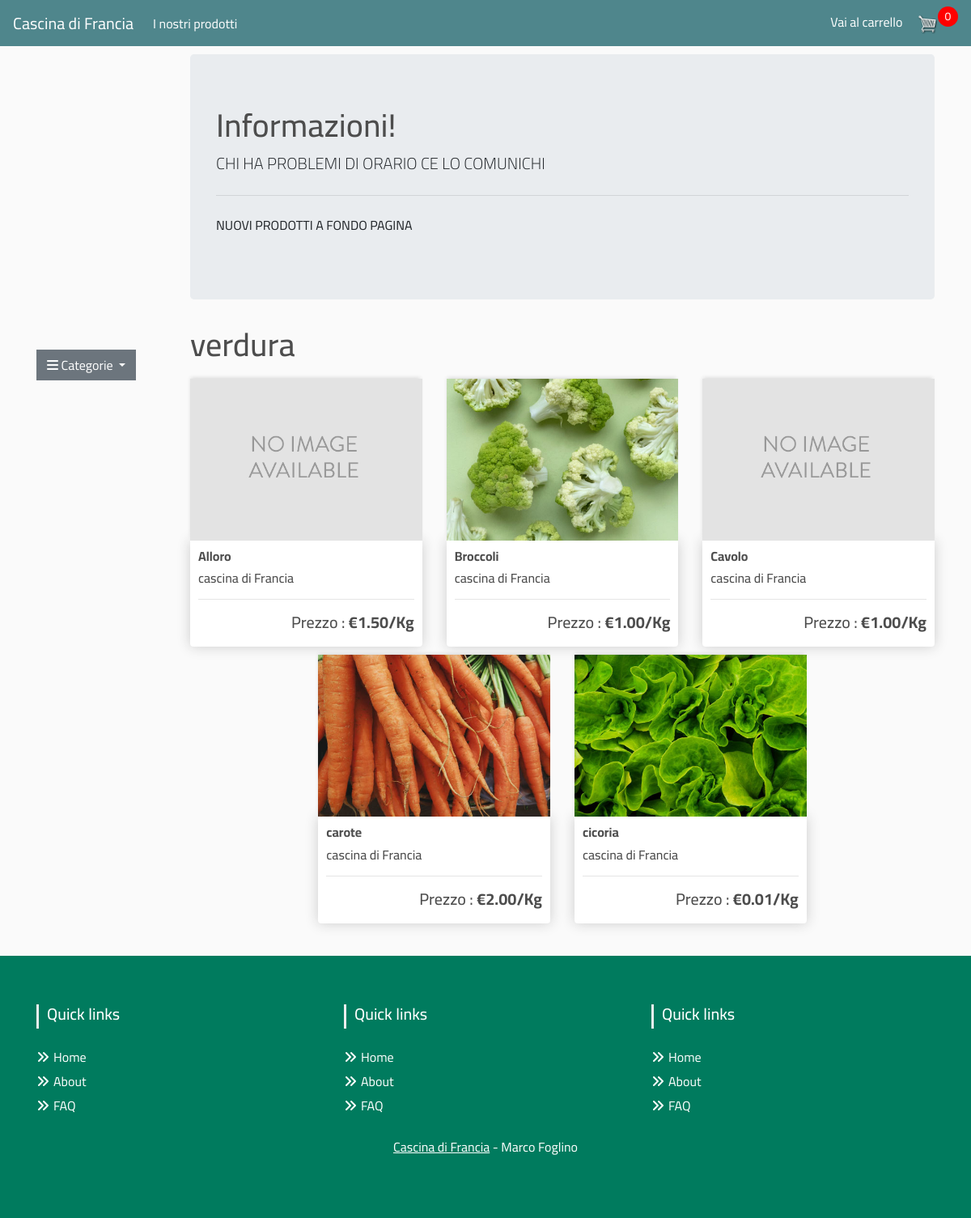
Page /verdura/ on the committed database.
### store/models.py (models this page shows, shortened)
class Parametri(models.Model):
	Chiave=models.CharField(max_length=30)
	Valore=models.CharField(max_length=300, null=True, blank=True)
	class Meta:
	   	verbose_name="Parametri"
	   	verbose_name_plural="Parametri"

class Categoria(models.Model):
	categoria = models.CharField(max_length=30, db_index=True)
	slug=models.SlugField(max_length=200, unique=True)
	class Meta:
		ordering=('categoria',)
		verbose_name="Categoria"
		verbose_name_plural="Categorie"
	def get_absolute_url(self):
		return reverse('store:product_list_by_category', args=[self.slug])

class Prodotti (models.Model):
	categoria=models.ForeignKey(Categoria,on_delete=models.CASCADE,related_name='prodotti')
	produttore=models.CharField(max_length=30)
	nome_prodotto=models.CharField(max_length=30, db_index=True)
	slug=models.SlugField(max_length=200, db_index=True)
	descrizione_prodotto=models.CharField(max_length=100)
	prezzo_quantità=models.DecimalField(max_digits=7, decimal_places=2)
	prezzo_pezzi=models.DecimalField(max_digits=7, decimal_places=2)
	informazioni=models.CharField(max_length=300, null=True, blank=True)
	immagine=models.ImageField(null=True, blank=True)
	flag_pezzi=models.BooleanField(default=False,null=True, blank=True)
	unità_quantità=models.DecimalField(max_digits=7, decimal_places=2)
	unità_misura=models.CharField(max_length=10)
	disponibile=models.BooleanField(default=True)
	class Meta:
		ordering=('nome_prodotto',)
		index_together=(('id','slug'),)
		verbose_name="Prodotti"
		verbose_name_plural="Prodotti"
	@property
	def imageURL(self):
		try:
			url = self.immagine.url
		except:
			url = ''
		return url
	def get_absolute_url(self):
		return reverse('store:product_detail', args=[self.id, self.slug])

### store/views.py (the view)
# urls.py: path('', views.product_list, name='product_list'),
def product_list(request,category_slug=None):
    category=None
    categories=Categoria.objects.all()
    products=Prodotti.objects.filter(disponibile=True)
    parametri=Parametri.objects.all()
    if category_slug:
        category=get_object_or_404(Categoria, slug=category_slug)
        products=products.filter(categoria=category)
    return render(request,
                'store/list.html',
                {'category':category,
                'categories':categories,
                'products':products,
                'parametri':parametri
                })

### cart/cart.py (called while the page is built)
    def __len__(self):
        b=0
        for item in self.cart.values():
            b=b+1
        return b

### cart/context_processors.py (called while the page is built)
def cart(request):
    return {'cart': Cart(request)}

### store/templates/store/list.html (shortened to what this page needs)
{% extends "store/base.html" %}
{% load static %}
{% block content %}
<div class="row">
  <div class="col-lg 2">
  </div>
  <div class="col-lg-10">
    <div class="jumbotron">
      {% for p in parametri %}
        {% if p.Chiave == "Testo1" %}
          {% if p.Valore %} <h1 class="display-5">{{ p.Valore }}</h1> {%endif%}
        {% endif %}
      {%endfor%}
      {% for p in parametri %}
        {% if p.Chiave == "Testo2" %}
          {% if p.Valore %} <p class="lead">{{ p.Valore }}</p> {%endif%}
        {% endif %}
      {%endfor%}
      <hr class="my-4">
      {% for p in parametri %}
        {% if p.Chiave == "Testo3" %}
          {% if p.Valore %} <p>{{ p.Valore }}</p> {%endif%}
        {% endif %}
      {%endfor%}
    </div>
  </div>
</div>
<div class="row justify-content-lg-left">
  <aside class="col-lg-2">
    <div id="sidebar">
      <div class="dropdown open">
        <button class="btn btn-secondary dropdown-toggle" type="button" id="dropdownMenu2" data-toggle="dropdown" aria-haspopup="true" aria-expanded="false">
          <i class="fa fa-bars"></i>
          Categorie
        </button>
      </div>
    </div>
  </aside>
  <div class="col-lg-10">
    <h1> {% if category %}{{ category.categoria }}{% else %}Tutti i Prodotti{% endif %}</h1>
    <div class="row justify-content-lg-center">
      {% for product in products%}
      <div class="col-lg-4">
       <a href="{{ product.get_absolute_url }}?next={{ request.path|urlencode }}">
          <img class="thumbnail" src="{% if product.immagine %}{% static product.imageURL %}{% else %}{% static "images/no_image.png" %}{% endif %}" alt="">
       </a>
        <div class="box-element product">
          <a href="{{ product.get_absolute_url }}">
            <h6><strong>{{product.nome_prodotto}}</strong></h6>
         </a>
          <h6>{{product.produttore}}</h6>
          <hr>
          <h5  class="text-right">
            Prezzo :
            <strong>€{{product.prezzo_quantità|floatformat:2}}/{{product.unità_misura}}</strong>
          </h5>
        </div>
      </div>
      {% endfor %}
    </div>
  </div>
</div>
{% endblock %}

### static/css/main.css (style rules this page uses)
body { background-color: hsl(0, 0%, 98%); font-family: Cairo; }
h1,h2,h3,h4,h5,h6 { color:hsl(0, 0%, 30%); }
.box-element { box-shadow:hsl(0, 0%, 80%) 0 0 16px; background-color: #fff; border-radius: 4px; padding: 10px; }
.thumbnail { width: 100%; height: 200px; -webkit-box-shadow: -1px -3px 5px -2px rgba(214,214,214,1); -moz-box-shadow: -1px -3px 5px -2px rgba(214,214,214,1); box-shadow: -1px -3px 5px -2px rgba(214,214,214,1); }
.product { border-radius: 0 0 4px 4px; }
.col-lg-4, .col-lg-6, .col-lg-8, .col-lg-12 { margin-top: 10px; }
.btn { border-radius: 0; }
aside { float: right; font-style: italic; }
#sidebar { padding:30px 20px 0 0; float:left; }

### rows in the picture
Parametri: Valore "Informazioni!"
Parametri: Valore "CHI HA PROBLEMI DI ORARIO CE LO COMUNICHI"
Parametri: Valore "NUOVI PRODOTTI A FONDO PAGINA"
Categoria: categoria "verdura"
Prodotti: nome_prodotto "Alloro", produttore "cascina di Francia", prezzo_quantità "1.50", unità_misura "Kg"
Prodotti: immagine (picture), nome_prodotto "Broccoli", produttore "cascina di Francia", prezzo_quantità "1.00", unità_misura "Kg"
Prodotti: nome_prodotto "Cavolo", produttore "cascina di Francia", prezzo_quantità "1.00", unità_misura "Kg"
Prodotti: immagine (picture), nome_prodotto "carote", produttore "cascina di Francia", prezzo_quantità "2.00", unità_misura "Kg"
Prodotti: immagine (picture), nome_prodotto "cicoria", produttore "cascina di Francia", prezzo_quantità "0.01", unità_misura "Kg"

### other values in the picture
{{ cart|length }} "0"
